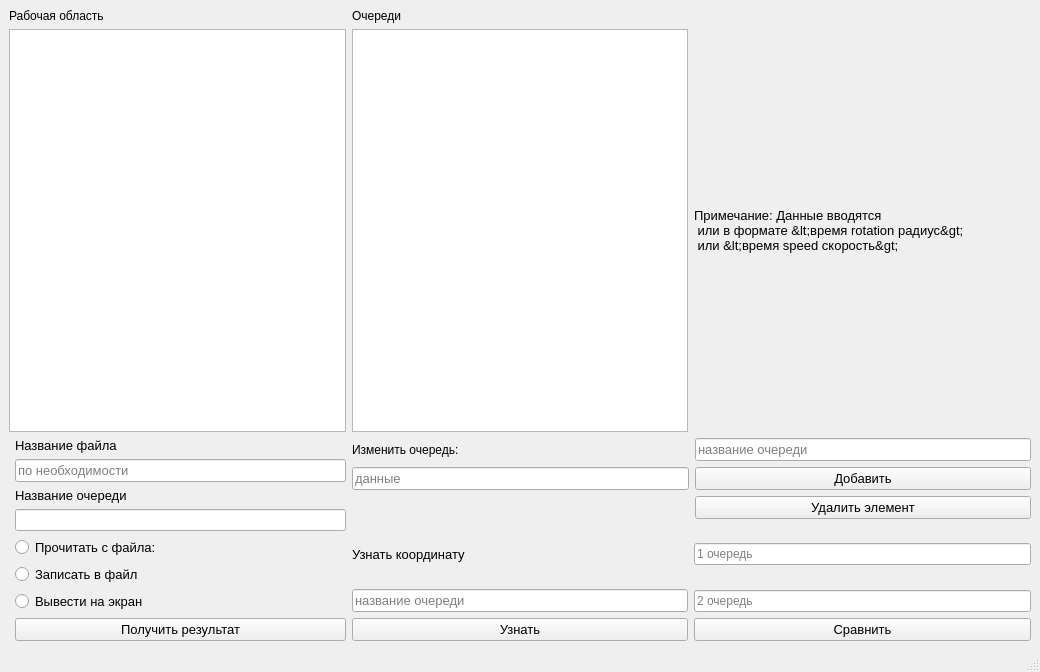
<?xml version="1.0" encoding="UTF-8"?>
<ui version="4.0">
 <class>MainWindow</class>
 <widget class="QMainWindow" name="MainWindow">
  <property name="geometry">
   <rect>
    <x>0</x>
    <y>0</y>
    <width>1040</width>
    <height>672</height>
   </rect>
  </property>
  <property name="windowTitle">
   <string>MainWindow</string>
  </property>
  <widget class="QWidget" name="centralwidget">
   <layout class="QGridLayout" name="gridLayout_7">
    <item row="0" column="0">
     <layout class="QGridLayout" name="gridLayout_6">
      <item row="2" column="1" colspan="2">
       <layout class="QGridLayout" name="gridLayout_2">
        <item row="0" column="0">
         <widget class="QLabel" name="label_3">
          <property name="font">
           <font>
            <family>Arial</family>
            <pointsize>9</pointsize>
            <italic>false</italic>
           </font>
          </property>
          <property name="layoutDirection">
           <enum>Qt::LeftToRight</enum>
          </property>
          <property name="autoFillBackground">
           <bool>true</bool>
          </property>
          <property name="text">
           <string>Изменить очередь:</string>
          </property>
         </widget>
        </item>
        <item row="0" column="3">
         <widget class="QLineEdit" name="lineEdit_3">
          <property name="font">
           <font>
            <family>Arial</family>
            <pointsize>10</pointsize>
           </font>
          </property>
          <property name="text">
           <string/>
          </property>
          <property name="placeholderText">
           <string>название очереди</string>
          </property>
         </widget>
        </item>
        <item row="3" column="3">
         <widget class="QPushButton" name="pushButton_2">
          <property name="font">
           <font>
            <family>Arial</family>
            <pointsize>10</pointsize>
           </font>
          </property>
          <property name="text">
           <string>Добавить</string>
          </property>
         </widget>
        </item>
        <item row="3" column="0">
         <widget class="QLineEdit" name="lineEdit_4">
          <property name="font">
           <font>
            <family>Arial</family>
            <pointsize>10</pointsize>
           </font>
          </property>
          <property name="placeholderText">
           <string>данные</string>
          </property>
         </widget>
        </item>
        <item row="4" column="3">
         <widget class="QPushButton" name="pushButton_3">
          <property name="font">
           <font>
            <family>Arial</family>
            <pointsize>10</pointsize>
           </font>
          </property>
          <property name="text">
           <string>Удалить элемент</string>
          </property>
         </widget>
        </item>
       </layout>
      </item>
      <item row="2" column="0" rowspan="2">
       <layout class="QFormLayout" name="formLayout_2">
        <item row="0" column="1">
         <layout class="QGridLayout" name="gridLayout_5">
          <item row="1" column="0">
           <layout class="QGridLayout" name="gridLayout_3">
            <item row="4" column="0">
             <widget class="QLineEdit" name="lineEdit_2">
              <property name="font">
               <font>
                <family>Arial</family>
                <pointsize>9</pointsize>
               </font>
              </property>
             </widget>
            </item>
            <item row="6" column="0">
             <widget class="QPushButton" name="pushButton">
              <property name="font">
               <font>
                <family>Arial</family>
                <pointsize>10</pointsize>
               </font>
              </property>
              <property name="text">
               <string>Получить результат</string>
              </property>
             </widget>
            </item>
            <item row="2" column="0">
             <widget class="QLineEdit" name="lineEdit">
              <property name="font">
               <font>
                <family>Arial</family>
                <pointsize>10</pointsize>
               </font>
              </property>
              <property name="placeholderText">
               <string>по необходимости</string>
              </property>
             </widget>
            </item>
            <item row="0" column="0">
             <widget class="QLabel" name="label">
              <property name="font">
               <font>
                <family>Arial</family>
                <pointsize>10</pointsize>
               </font>
              </property>
              <property name="autoFillBackground">
               <bool>true</bool>
              </property>
              <property name="text">
               <string>Название файла</string>
              </property>
             </widget>
            </item>
            <item row="3" column="0">
             <widget class="QLabel" name="label_2">
              <property name="font">
               <font>
                <family>Arial</family>
                <pointsize>10</pointsize>
               </font>
              </property>
              <property name="autoFillBackground">
               <bool>true</bool>
              </property>
              <property name="text">
               <string>Название очереди</string>
              </property>
             </widget>
            </item>
            <item row="5" column="0">
             <layout class="QGridLayout" name="griddLayout">
              <item row="2" column="0">
               <widget class="QRadioButton" name="radioButton_3">
                <property name="font">
                 <font>
                  <family>Arial</family>
                  <pointsize>10</pointsize>
                 </font>
                </property>
                <property name="autoFillBackground">
                 <bool>true</bool>
                </property>
                <property name="text">
                 <string>Вывести на экран</string>
                </property>
               </widget>
              </item>
              <item row="1" column="0">
               <widget class="QRadioButton" name="radioButton_2">
                <property name="font">
                 <font>
                  <family>Arial</family>
                  <pointsize>10</pointsize>
                 </font>
                </property>
                <property name="autoFillBackground">
                 <bool>true</bool>
                </property>
                <property name="text">
                 <string>Записать в файл</string>
                </property>
               </widget>
              </item>
              <item row="0" column="0">
               <widget class="QRadioButton" name="radioButton">
                <property name="font">
                 <font>
                  <family>Arial</family>
                  <pointsize>10</pointsize>
                 </font>
                </property>
                <property name="tabletTracking">
                 <bool>false</bool>
                </property>
                <property name="autoFillBackground">
                 <bool>true</bool>
                </property>
                <property name="text">
                 <string>Прочитать с файла:</string>
                </property>
               </widget>
              </item>
             </layout>
            </item>
           </layout>
          </item>
         </layout>
        </item>
       </layout>
      </item>
      <item row="1" column="1">
       <widget class="QTextBrowser" name="textBrowser_2">
        <property name="font">
         <font>
          <family>Arial</family>
          <pointsize>9</pointsize>
         </font>
        </property>
       </widget>
      </item>
      <item row="3" column="1">
       <layout class="QGridLayout" name="gridLayout">
        <item row="2" column="0">
         <widget class="QPushButton" name="pushButton_5">
          <property name="font">
           <font>
            <family>Arial</family>
            <pointsize>10</pointsize>
           </font>
          </property>
          <property name="text">
           <string>Узнать</string>
          </property>
         </widget>
        </item>
        <item row="1" column="0">
         <widget class="QLineEdit" name="lineEdit_6">
          <property name="font">
           <font>
            <family>Arial</family>
            <pointsize>10</pointsize>
           </font>
          </property>
          <property name="placeholderText">
           <string>название очереди</string>
          </property>
         </widget>
        </item>
        <item row="0" column="0">
         <widget class="QLabel" name="label_7">
          <property name="font">
           <font>
            <family>Arial</family>
            <pointsize>10</pointsize>
           </font>
          </property>
          <property name="autoFillBackground">
           <bool>true</bool>
          </property>
          <property name="text">
           <string>Узнать координату</string>
          </property>
         </widget>
        </item>
       </layout>
      </item>
      <item row="1" column="0">
       <widget class="QTextBrowser" name="textBrowser">
        <property name="font">
         <font>
          <family>Arial</family>
          <pointsize>12</pointsize>
         </font>
        </property>
       </widget>
      </item>
      <item row="3" column="2">
       <layout class="QGridLayout" name="gridLayout_4">
        <item row="3" column="0">
         <widget class="QPushButton" name="pushButton_4">
          <property name="font">
           <font>
            <family>Arial</family>
            <pointsize>10</pointsize>
           </font>
          </property>
          <property name="text">
           <string>Сравнить</string>
          </property>
         </widget>
        </item>
        <item row="2" column="0">
         <widget class="QLineEdit" name="lineEdit_8">
          <property name="font">
           <font>
            <family>Arial</family>
            <pointsize>9</pointsize>
           </font>
          </property>
          <property name="placeholderText">
           <string>2 очередь</string>
          </property>
         </widget>
        </item>
        <item row="0" column="0" rowspan="2">
         <widget class="QLineEdit" name="lineEdit_9">
          <property name="font">
           <font>
            <family>Arial</family>
            <pointsize>9</pointsize>
           </font>
          </property>
          <property name="placeholderText">
           <string>1 очередь</string>
          </property>
         </widget>
        </item>
       </layout>
      </item>
      <item row="1" column="2">
       <widget class="QLabel" name="label_5">
        <property name="font">
         <font>
          <family>Arial</family>
          <pointsize>10</pointsize>
         </font>
        </property>
        <property name="autoFillBackground">
         <bool>true</bool>
        </property>
        <property name="text">
         <string>Примечание: Данные вводятся 
 или в формате &lt;время rotation радиус&gt; 
 или &lt;время speed скорость&gt;</string>
        </property>
       </widget>
      </item>
      <item row="0" column="1">
       <widget class="QLabel" name="label_4">
        <property name="text">
         <string>Очереди</string>
        </property>
       </widget>
      </item>
      <item row="0" column="0">
       <widget class="QLabel" name="label_6">
        <property name="text">
         <string>Рабочая область</string>
        </property>
       </widget>
      </item>
     </layout>
    </item>
   </layout>
  </widget>
  <widget class="QMenuBar" name="menubar">
   <property name="geometry">
    <rect>
     <x>0</x>
     <y>0</y>
     <width>1040</width>
     <height>25</height>
    </rect>
   </property>
  </widget>
  <widget class="QStatusBar" name="statusbar"/>
 </widget>
 <resources/>
 <connections/>
</ui>
